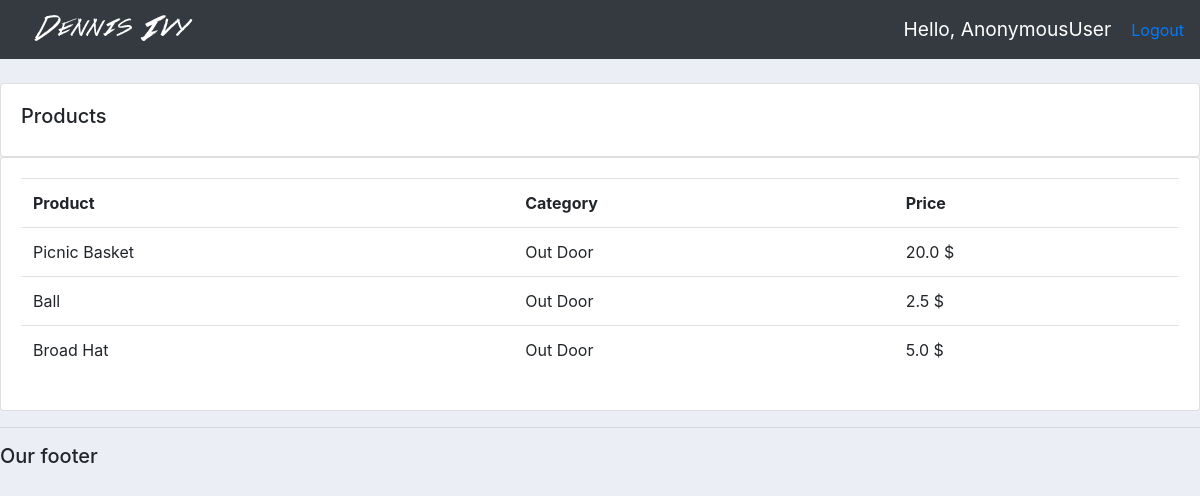
Screenshot of /products/ with the database file from the repository.
### accounts/models.py (models this page shows, shortened)
class product(models.Model):
    CATEGORY = (
        ('Indoor', 'Indoor'),
        ('Out Door', 'Out Door'),
    )
    name = models.CharField(max_length=200, null=True)
    price = models.FloatField(null=True)
    category = models.CharField(max_length=200, null=True, choices=CATEGORY)
    description = models.CharField(max_length=200, null=True, blank=True)
    date_created = models.DateTimeField(auto_now_add=True)
    tags = models.ManyToManyField(Tag)

### accounts/views.py (the view)
# urls.py: path("products/", views.products, name="Products"),
def products(request):
    products = product.objects.all()
    return render(request, 'accounts/products.html',
        {'products': products})

### accounts/templates/accounts/products.html
{% extends 'accounts/main.html' %}
{% block content %}
    <br>
		<div class="row">
			<div class="col-md">
				<div class="card card-body">
					<h5>Products</h5>
				</div>
				<div class="card card-body">
					<table class="table">
						<tr>
							<th>Product</th>
							<th>Category</th>
							<th>Price</th>
						</tr>
						{% for i in products %}
						<tr>
							<td> {{i.name}} </td>
							<td> {{i.category}} </td>
							<td> {{i.price}} $ </td>
						</tr>
						{% endfor %}
					</table>
				</div>
			</div>
		</div>
{% endblock content %}

### static/css/main.css (style rules this page uses)
body { background-color: #ebeff5; }

### rows the page displays
product: name "Picnic Basket", category "Out Door", price "20.0"
product: name "Ball", category "Out Door", price "2.5"
product: name "Broad Hat", category "Out Door", price "5.0"

### other values shown
{{ request.user }} "AnonymousUser"
